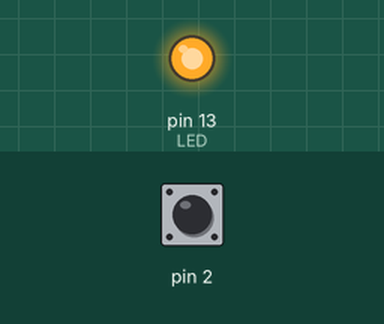
Simulated run of this sketch. Board: Arduino Uno, built with avr-gcc and run on an emulated ATmega328P. Parts: output pins drawn as LEDs (lit = HIGH). Inputs (shaded band) come from the test bench; at power-on: pin 2 HIGH.

Above: at 1.2 s.
1.3 s: pin 2 pulled LOW for 0.15 s
At 1.37 s:
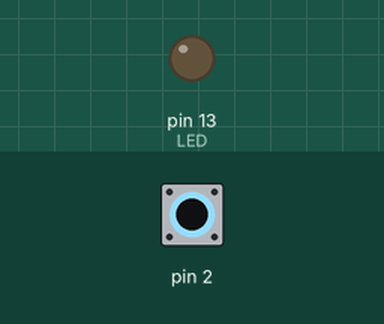
2.9 s: pin 2 pulled LOW for 3.2 s
At 7.3 s:
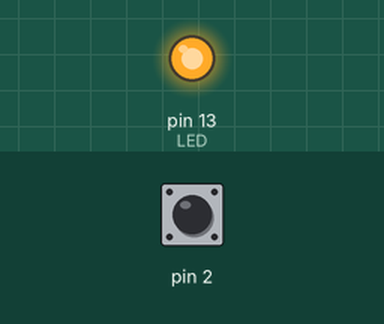
Timing chart, 0 to 8.8 s (numbered marks = the images above; inputs shaded):
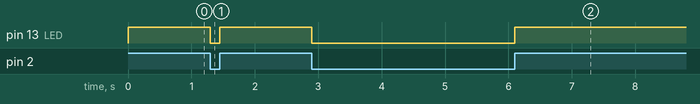

The sketch:

230729_LED_SWITCH.ino
```cpp
void setup() {
  // put your setup code here, to run once:
  pinMode(2, INPUT_PULLUP);  // 2번 PIN을 입력으로 설정
  pinMode(13, OUTPUT); // 13번 PIN(LED)은 출력으로 설정
}

void loop() {
  // put your main code here, to run repeatedly:
 if (digitalRead(2)==HIGH){; // 2번 PIN 이 HIGH 이면 13번 핀 켜
      digitalWrite(13,HIGH);
  }
  if (digitalRead(2)==LOW){; // 2번 PIN 이 LOW 면 13번 핀 켜
      digitalWrite(13,LOW);
  }
}
```

Measured:
- after the input at 1.3 s, pin 13 (LED): HIGH → LOW at once, → HIGH 0.15 s later
- after the input at 2.9 s, pin 13 (LED): HIGH → LOW at once, → HIGH 3.2 s later
